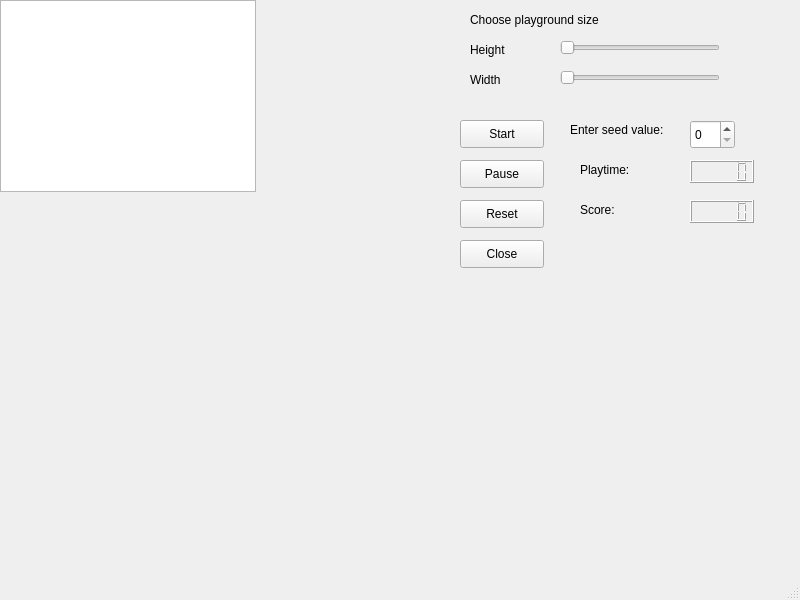
<?xml version="1.0" encoding="UTF-8"?>
<ui version="4.0">
 <class>MainWindow</class>
 <widget class="QMainWindow" name="MainWindow">
  <property name="geometry">
   <rect>
    <x>0</x>
    <y>0</y>
    <width>800</width>
    <height>600</height>
   </rect>
  </property>
  <property name="windowTitle">
   <string>MainWindow</string>
  </property>
  <widget class="QWidget" name="centralwidget">
   <widget class="QGraphicsView" name="graphicsView">
    <property name="geometry">
     <rect>
      <x>0</x>
      <y>0</y>
      <width>256</width>
      <height>192</height>
     </rect>
    </property>
   </widget>
   <widget class="QSlider" name="horizontalSliderHeight">
    <property name="geometry">
     <rect>
      <x>560</x>
      <y>40</y>
      <width>160</width>
      <height>16</height>
     </rect>
    </property>
    <property name="orientation">
     <enum>Qt::Horizontal</enum>
    </property>
   </widget>
   <widget class="QLabel" name="playgroundSize">
    <property name="geometry">
     <rect>
      <x>470</x>
      <y>10</y>
      <width>171</width>
      <height>20</height>
     </rect>
    </property>
    <property name="text">
     <string>Choose playground size</string>
    </property>
   </widget>
   <widget class="QLabel" name="labelHeight">
    <property name="geometry">
     <rect>
      <x>470</x>
      <y>40</y>
      <width>63</width>
      <height>20</height>
     </rect>
    </property>
    <property name="text">
     <string>Height</string>
    </property>
   </widget>
   <widget class="QLabel" name="labelWidth">
    <property name="geometry">
     <rect>
      <x>470</x>
      <y>70</y>
      <width>63</width>
      <height>20</height>
     </rect>
    </property>
    <property name="text">
     <string>Width</string>
    </property>
   </widget>
   <widget class="QSlider" name="horizontalSliderWidth">
    <property name="geometry">
     <rect>
      <x>560</x>
      <y>70</y>
      <width>160</width>
      <height>16</height>
     </rect>
    </property>
    <property name="orientation">
     <enum>Qt::Horizontal</enum>
    </property>
   </widget>
   <widget class="QSpinBox" name="spinBoxSeed">
    <property name="geometry">
     <rect>
      <x>690</x>
      <y>120</y>
      <width>45</width>
      <height>29</height>
     </rect>
    </property>
   </widget>
   <widget class="QLabel" name="labelSeed">
    <property name="geometry">
     <rect>
      <x>570</x>
      <y>120</y>
      <width>121</width>
      <height>20</height>
     </rect>
    </property>
    <property name="text">
     <string>Enter seed value:</string>
    </property>
   </widget>
   <widget class="QLCDNumber" name="lcdNumberTime">
    <property name="geometry">
     <rect>
      <x>690</x>
      <y>160</y>
      <width>64</width>
      <height>23</height>
     </rect>
    </property>
   </widget>
   <widget class="QLabel" name="labelTime">
    <property name="geometry">
     <rect>
      <x>580</x>
      <y>160</y>
      <width>63</width>
      <height>20</height>
     </rect>
    </property>
    <property name="text">
     <string>Playtime:</string>
    </property>
   </widget>
   <widget class="QLabel" name="label_6">
    <property name="geometry">
     <rect>
      <x>580</x>
      <y>200</y>
      <width>63</width>
      <height>20</height>
     </rect>
    </property>
    <property name="text">
     <string>Score:</string>
    </property>
   </widget>
   <widget class="QLCDNumber" name="lcdNumberScore">
    <property name="geometry">
     <rect>
      <x>690</x>
      <y>200</y>
      <width>64</width>
      <height>23</height>
     </rect>
    </property>
   </widget>
   <widget class="QPushButton" name="pushButtonStart">
    <property name="geometry">
     <rect>
      <x>460</x>
      <y>120</y>
      <width>84</width>
      <height>28</height>
     </rect>
    </property>
    <property name="text">
     <string>Start</string>
    </property>
   </widget>
   <widget class="QPushButton" name="pushButtonPause">
    <property name="geometry">
     <rect>
      <x>460</x>
      <y>160</y>
      <width>84</width>
      <height>28</height>
     </rect>
    </property>
    <property name="text">
     <string>Pause</string>
    </property>
   </widget>
   <widget class="QPushButton" name="pushButtonReset">
    <property name="geometry">
     <rect>
      <x>460</x>
      <y>200</y>
      <width>84</width>
      <height>28</height>
     </rect>
    </property>
    <property name="text">
     <string>Reset</string>
    </property>
   </widget>
   <widget class="QPushButton" name="pushButtonClose">
    <property name="geometry">
     <rect>
      <x>460</x>
      <y>240</y>
      <width>84</width>
      <height>28</height>
     </rect>
    </property>
    <property name="text">
     <string>Close</string>
    </property>
   </widget>
   <widget class="QLabel" name="labelGameEnd">
    <property name="geometry">
     <rect>
      <x>120</x>
      <y>90</y>
      <width>251</width>
      <height>111</height>
     </rect>
    </property>
    <property name="text">
     <string/>
    </property>
   </widget>
  </widget>
  <widget class="QMenuBar" name="menubar">
   <property name="geometry">
    <rect>
     <x>0</x>
     <y>0</y>
     <width>800</width>
     <height>25</height>
    </rect>
   </property>
  </widget>
  <widget class="QStatusBar" name="statusbar"/>
 </widget>
 <resources/>
 <connections>
  <connection>
   <sender>pushButtonClose</sender>
   <signal>clicked()</signal>
   <receiver>MainWindow</receiver>
   <slot>close()</slot>
   <hints>
    <hint type="sourcelabel">
     <x>501</x>
     <y>258</y>
    </hint>
    <hint type="destinationlabel">
     <x>399</x>
     <y>299</y>
    </hint>
   </hints>
  </connection>
 </connections>
</ui>
